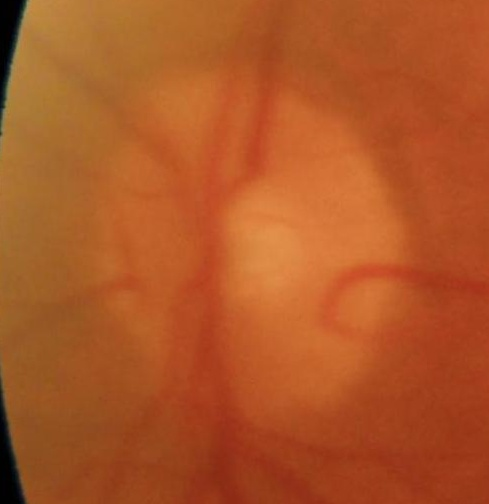
#> input picture ROI/negative/199_0.jpg, 489 x 504 px; its folder holds only this picture in this run
$ jupyter execute --allow-errors '3.0 TDA_training_notebook.ipynb'   (older library calls are emulated)
#> lines starting #> are read from the running program, lines starting #| are printed output that depends on the picture
#> further down, img is the input picture: shape (504, 489, 3); mean B, G, R 38.6, 86.5, 174
Step 1: Landscape engineering (preprocess)

[cell 1]
import cv2
import numpy as np
import matplotlib.pyplot as plt
from skimage.filters import frangi
from skimage.filters.rank import entropy
from skimage.morphology import disk


# [59 lines left out: functions preprocess_for_tda_vascular_test, preprocess_for_tda_cup_test, preprocess_for_tda_texture_test, not called in this run]

TEST_IMAGE_PATH = "ROI/positive/86_0.jpg"
img_raw = cv2.imread(TEST_IMAGE_PATH)
#> (the rest of this cell did not finish here and is left out)

[cell 2]
from pathlib import Path
from tqdm import tqdm
import pandas as pd
import cv2
import numpy as np
from skimage.filters import frangi
from skimage.filters.rank import entropy
from skimage.morphology import disk


def preprocess_for_tda_vascular(img_bgr):
    """Produce normalized vessel image (Green channel)"""
    _, green, _ = cv2.split(img_bgr)
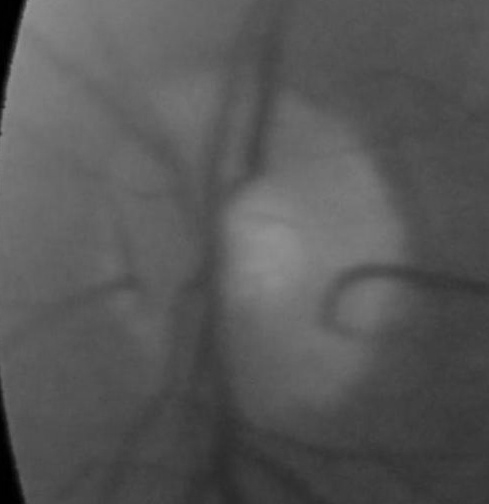
#> green: shape (504, 489); min 0, max 149, mean 86.5

    g_blur = cv2.GaussianBlur(green, (5, 5), 0)
    frangi_map = frangi(g_blur, sigmas=range(2, 6), black_ridges=True)
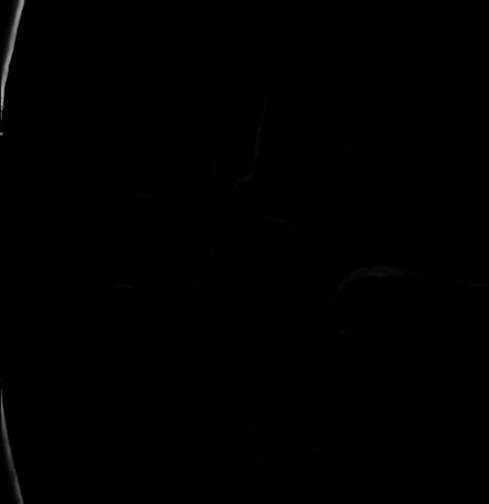
#> frangi_map: shape (504, 489) float64; min 0, max 0.668, mean 0.00282

    vascular_landscape = cv2.normalize(
        frangi_map, None, 0, 1.0, cv2.NORM_MINMAX, dtype=cv2.CV_32F
    )

    small_vascular = cv2.resize(vascular_landscape, (64, 64), interpolation=cv2.INTER_AREA)
    vascular_norm = 1.0 - small_vascular
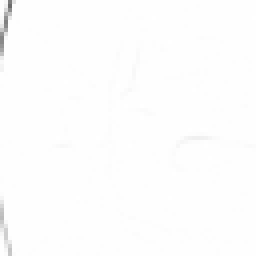
#> vascular_norm: shape (64, 64) float32 (shown 4 times larger); min 0.424, max 1, mean 0.996

    return (vascular_norm * 255).astype(np.uint8)


def preprocess_for_tda_cup(img_bgr):
    """Produce normalized cup image (Red channel)"""
    _, _, red = cv2.split(img_bgr)
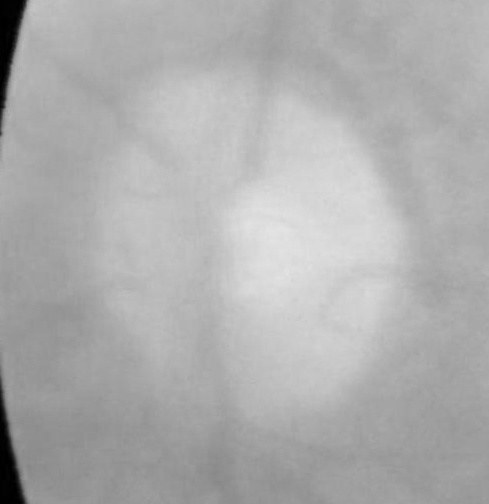
#> red: shape (504, 489); min 0, max 228, mean 174

    r_blur = cv2.GaussianBlur(red, (21, 21), 0)

    cup_landscape = cv2.normalize(
        r_blur, None, 0, 1.0, cv2.NORM_MINMAX, dtype=cv2.CV_32F
    )
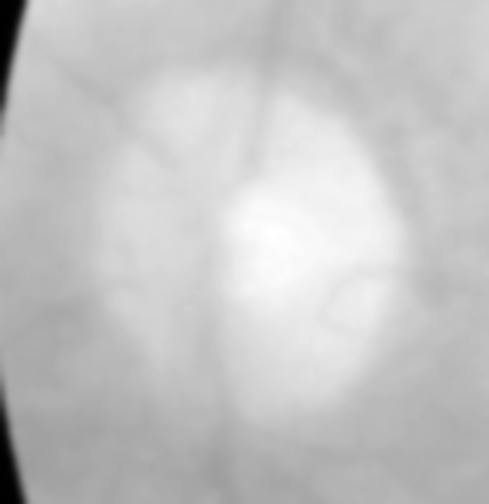
#> cup_landscape: shape (504, 489) float32; min 0, max 1, mean 0.772

    small_cup = cv2.resize(cup_landscape, (64, 64), interpolation=cv2.INTER_AREA)
    cup_norm = 1.0 - small_cup
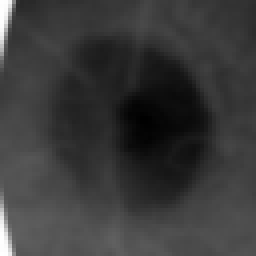
#> cup_norm: shape (64, 64) float32 (shown 4 times larger); min 0.000784, max 1, mean 0.228

    return (cup_norm * 255).astype(np.uint8)


def preprocess_for_tda_texture(img_bgr):
    """Produce normalized texture image (Grayscale)"""
    gray = cv2.cvtColor(img_bgr, cv2.COLOR_BGR2GRAY)
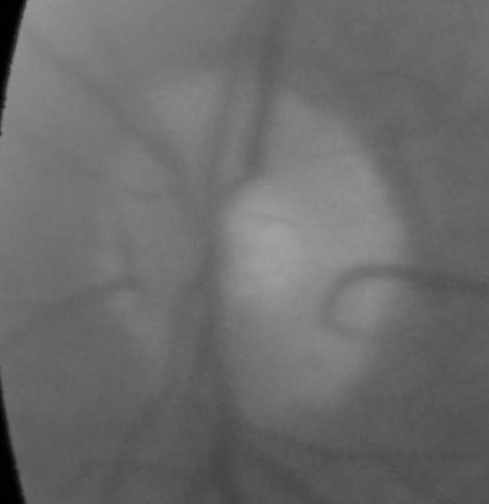
#> gray: shape (504, 489); min 0, max 161, mean 107.2

    texture_map = entropy(gray, disk(5))
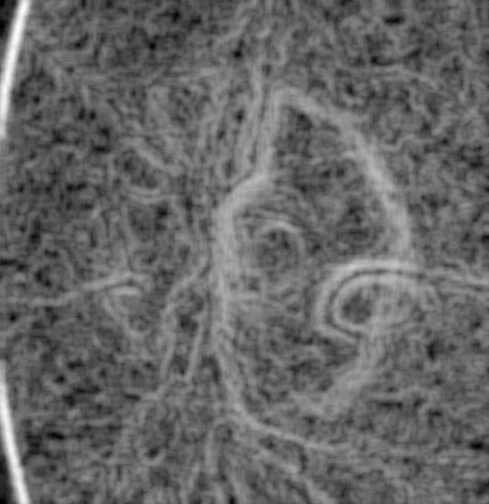
#> texture_map: shape (504, 489) float64; min 0, max 6.01, mean 2.42; drawn with min black and max white

    texture_landscape = cv2.normalize(
        texture_map, None, 0, 1.0, cv2.NORM_MINMAX, dtype=cv2.CV_32F
    )

    small_texture = cv2.resize(texture_landscape, (64, 64), interpolation=cv2.INTER_AREA)
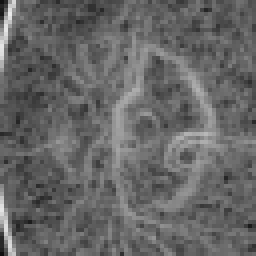
#> small_texture: shape (64, 64) float32 (shown 4 times larger); min 0.0569, max 0.917, mean 0.402
    texture_norm = 1.0 - small_texture
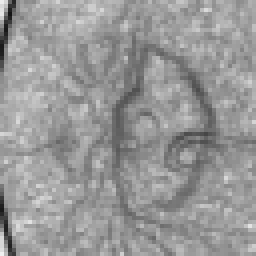
#> texture_norm: shape (64, 64) float32 (shown 4 times larger); min 0.0829, max 0.943, mean 0.598

    return (texture_norm * 255).astype(np.uint8)


# =========================
# 1. INPUT / OUTPUT ROOT
# =========================
INPUT_ROOT = Path("ROI")
OUTPUT_ROOT = Path("ROI_TDA")
OUTPUT_ROOT.mkdir(parents=True, exist_ok=True)

CLASS_MAP = {
    "negative": 0,
    "positive": 1
}

records = []

# =========================
# 2. LOOP THROUGH CLASSES
# =========================
for class_name, label in CLASS_MAP.items():
    input_dir = INPUT_ROOT / class_name
    output_dir = OUTPUT_ROOT / class_name
    output_dir.mkdir(parents=True, exist_ok=True)

    image_files = list(input_dir.glob("*.jpg"))

    print(f"Found {len(image_files)} images in {input_dir}")
    print(f"Processing and saving to {output_dir}...")

    for img_path in tqdm(image_files, desc=f"Processing {class_name}"):
        img = cv2.imread(str(img_path))

        if img is None:
            print(f"Warning: cannot read image: {img_path}")
            continue

        vessel_img = preprocess_for_tda_vascular(img)
        cup_img = preprocess_for_tda_cup(img)
        texture_img = preprocess_for_tda_texture(img)

        base_name = img_path.stem

        vessel_path = output_dir / f"{base_name}_vessel.png"
        cup_path = output_dir / f"{base_name}_cup.png"
        texture_path = output_dir / f"{base_name}_texture.png"

        cv2.imwrite(str(vessel_path), vessel_img)
        cv2.imwrite(str(cup_path), cup_img)
        cv2.imwrite(str(texture_path), texture_img)

        # 假设文件名格式像 82_0.jpg，则 patient_id = 82
        patient_id = base_name.split("_")[0]

        records.append({
            "image_name": img_path.name,
            "base_name": base_name,
            "patient_id": patient_id,
            "label": label,
            "class_name": class_name,
            "original_path": str(img_path),
            "vessel_path": str(vessel_path),
            "cup_path": str(cup_path),
            "texture_path": str(texture_path),
        })
#> pass 2 of the loop `for class_name, label in CLASS_MAP.items():`:
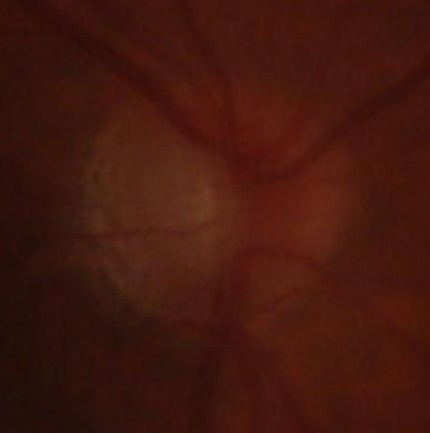
#> input picture ROI/positive/102_1.jpg, 430 x 433 px
#> img is the input picture: shape (433, 430, 3); mean B, G, R 14.2, 24.2, 68.2
#> green: shape (433, 430)
#> g_blur: shape (433, 430)
#> frangi_map: shape (433, 430) float64
#> vascular_landscape: shape (433, 430) float32
#> red: shape (433, 430)
#> r_blur: shape (433, 430)
#> cup_landscape: shape (433, 430) float32
#> gray: shape (433, 430)
#> texture_map: shape (433, 430) float64
#> texture_landscape: shape (433, 430) float32
#> in preprocess_for_tda_texture (call 2), `small_texture = cv2.resize(texture_landscape, (64, 64), interpolation=..`:
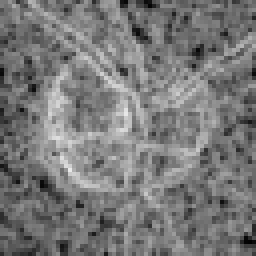
#> small_texture: shape (64, 64) float32 (shown 4 times larger); min 0.00786, max 0.917, mean 0.474
#> in preprocess_for_tda_texture (call 2), `texture_norm = 1.0 - small_texture`:
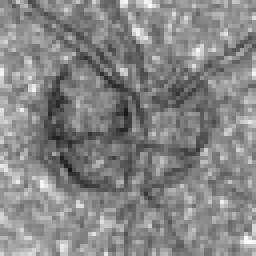
#> texture_norm: shape (64, 64) float32 (shown 4 times larger); min 0.0832, max 0.992, mean 0.526

# =========================
# 3. SAVE MASTER CSV
# =========================
tda_master = pd.DataFrame(records)
tda_master.to_csv("tda_master.csv", index=False)

print("✅ Done! All ROI images are processed.")
print("✅ tda_master.csv saved.")
print(tda_master.head())
